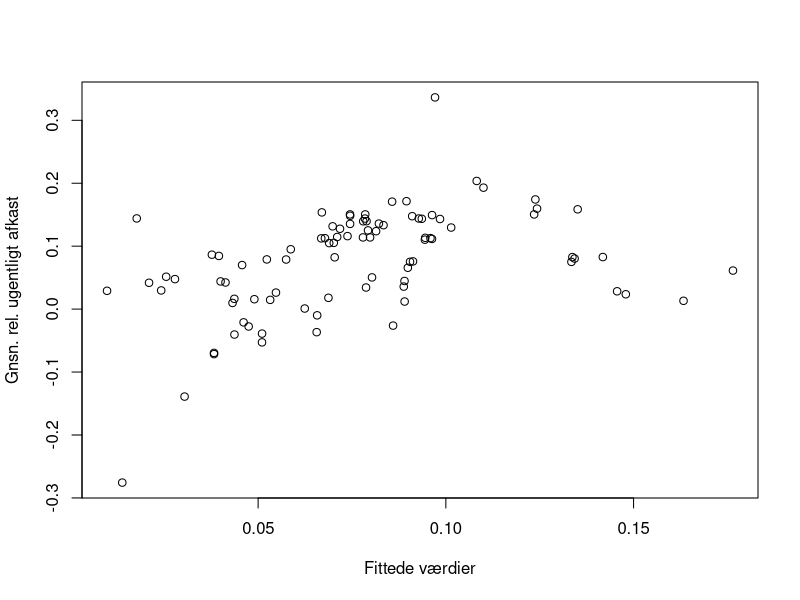

This figure's R source: (Note: this script raises an error after producing the figure.)
# Indlæs 'finans2_data.csv' filen med data
D <- read.table("finans2_data.csv", header = TRUE, sep = ";")




# Deldatasæt med AGG, VAW, IWN og SPY (til validering)
D_test <- subset(D, ETF %in% c("AGG","VAW","IWN","SPY"))

# Deldatasæt med kun de øvrige 91 ETF'er (til model)
D_model <- subset(D, !(ETF %in% c("AGG","VAW","IWN","SPY")))


# Estimer multipel lineær regressionsmodel
fit <- lm(Geo.mean ~ Volatility + maxTuW, data = D_model)

# Vis estimerede parametre mm.
summary(fit)


# Plots til modelkontrol

# Observationer mod fittede værdier
plot(fit$fitted.values, D_model$Geo.mean, xlab = "Fittede værdier",     
       ylab = "Gnsn. rel. ugentligt afkast")

# Residualer mod hver af de forklarende variable
plot(D_model$FORKLARENDE_VARIABEL, fit$residuals, 
        xlab = "INDSÆT TEKST", ylab = "Residualer")

# Residualer mod fittede værdier
plot(fit$fitted.values, fit$residuals, xlab = "Fittede værdier", 
     ylab = "Residualer")

# Normal QQ-plot af residualerne
qqnorm(fit$residuals, ylab = "Residualer", xlab = "Z-scores", 
       main = "")
qqline(fit$residuals)


# Konfidensintervaller for modellens koefficienter
confint(fit, level = 0.95)


# Prædiktioner og 95% prædiktionsintervaller
pred <- predict(SLUTMODEL, newdata = D_test, interval = "prediction", 
              level = 0.95)

# Observerede værdier sammen med prædiktioner
cbind(ETF = D_test$ETF, Geo.mean = D_test$Geo.mean, pred)

